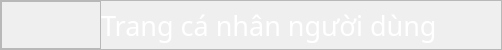
     <widget class="QFrame" name="TitleBar">
      <property name="minimumSize">
       <size>
        <width>0</width>
        <height>50</height>
       </size>
      </property>
      <property name="maximumSize">
       <size>
        <width>16777215</width>
        <height>50</height>
       </size>
      </property>
      <property name="font">
       <font>
        <family>iCiel Effra Regular</family>
        <pointsize>14</pointsize>
       </font>
      </property>
      <property name="frameShape">
       <enum>QFrame::StyledPanel</enum>
      </property>
      <property name="frameShadow">
       <enum>QFrame::Raised</enum>
      </property>
      <layout class="QHBoxLayout" name="horizontalLayout">
       <property name="spacing">
        <number>0</number>
       </property>
       <property name="leftMargin">
        <number>0</number>
       </property>
       <property name="topMargin">
        <number>0</number>
       </property>
       <property name="rightMargin">
        <number>0</number>
       </property>
       <property name="bottomMargin">
        <number>0</number>
       </property>
       <item>
        <widget class="QFrame" name="btn_wrap">
         <property name="minimumSize">
          <size>
           <width>100</width>
           <height>0</height>
          </size>
         </property>
         <property name="maximumSize">
          <size>
           <width>100</width>
           <height>16777215</height>
          </size>
         </property>
         <property name="frameShape">
          <enum>QFrame::StyledPanel</enum>
         </property>
         <property name="frameShadow">
          <enum>QFrame::Raised</enum>
         </property>
         <layout class="QHBoxLayout" name="horizontalLayout_2">
          <item>
           <widget class="QPushButton" name="btn_quit">
            <property name="minimumSize">
             <size>
              <width>30</width>
              <height>30</height>
             </size>
            </property>
            <property name="maximumSize">
             <size>
              <width>30</width>
              <height>30</height>
             </size>
            </property>
            <property name="styleSheet">
             <string notr="true">QPushButton {
	background: transparent;
	border-radius: 15px;
}
QPushButton:hover {
	background: rgb(255, 0, 0);
}</string>
            </property>
            <property name="text">
             <string/>
            </property>
            <property name="icon">
             <iconset resource="Resources.qrc">
              <normaloff>:/images/icons/close_white.png</normaloff>:/images/icons/close_white.png</iconset>
            </property>
            <property name="shortcut">
             <string>Alt+X</string>
            </property>
           </widget>
          </item>
          <item>
           <widget class="QPushButton" name="btn_maximize">
            <property name="minimumSize">
             <size>
              <width>30</width>
              <height>30</height>
             </size>
            </property>
            <property name="maximumSize">
             <size>
              <width>30</width>
              <height>30</height>
             </size>
            </property>
            <property name="styleSheet">
             <string notr="true">QPushButton {
	padding: 5px;
	image: url(:/images/icons/maxmin.png);
	background: transparent;
	border-radius: 15px;
}
QPushButton:hover {
	background: rgb(108, 108, 108);
}</string>
            </property>
            <property name="text">
             <string/>
            </property>
           </widget>
          </item>
          <item>
           <widget class="QPushButton" name="btn_minimize">
            <property name="minimumSize">
             <size>
              <width>30</width>
              <height>30</height>
             </size>
            </property>
            <property name="maximumSize">
             <size>
              <width>30</width>
              <height>30</height>
             </size>
            </property>
            <property name="styleSheet">
             <string notr="true">QPushButton {
	background: transparent;
	border-radius: 15px;
}
QPushButton:hover {
	background: rgb(108, 108, 108);
}</string>
            </property>
            <property name="text">
             <string/>
            </property>
            <property name="icon">
             <iconset resource="Resources.qrc">
              <normaloff>:/images/icons/minimize_white.png</normaloff>:/images/icons/minimize_white.png</iconset>
            </property>
           </widget>
          </item>
         </layout>
        </widget>
       </item>
       <item alignment="Qt::AlignHCenter">
        <widget class="QLabel" name="label">
         <property name="minimumSize">
          <size>
           <width>400</width>
           <height>0</height>
          </size>
         </property>
         <property name="maximumSize">
          <size>
           <width>400</width>
           <height>16777215</height>
          </size>
         </property>
         <property name="font">
          <font>
           <family>Segoe UI Black</family>
           <pointsize>20</pointsize>
           <weight>50</weight>
           <italic>false</italic>
           <bold>false</bold>
          </font>
         </property>
         <property name="styleSheet">
          <string notr="true">color: rgb(255,255,255);
</string>
         </property>
         <property name="text">
          <string>Trang cá nhân người dùng</string>
         </property>
        </widget>
       </item>
      </layout>
     </widget>
